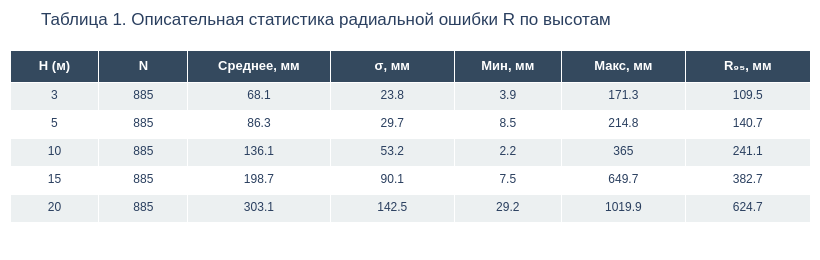

Notebook code cell kept with this figure:
### Markdown cell above
### Описательная статистика

После общего обзора выборки нужно перейти от отдельных измерений к компактным характеристикам ошибки. Для каждой высоты сначала вычисляется среднее значение радиальной ошибки

$$
\bar{R} = \frac{1}{n}\sum_{i=1}^{n} R_i.
$$

Здесь $R_i$ — ошибка в отдельном измерении, $n$ — число измерений в высотной группе. Иными словами, $\bar{R}$ показывает типичный уровень ошибки на данной высоте.

Одного среднего недостаточно: две группы могут иметь близкие средние, но разную устойчивость результата. Поэтому дополнительно рассчитывается стандартное отклонение

$$
\sigma = \sqrt{\frac{1}{n}\sum_{i=1}^{n}(R_i - \bar{R})^2}.
$$

Эта величина показывает, насколько отдельные измерения отклоняются от среднего уровня. Если вместе со средним растёт и $\sigma$, то ухудшается не только точность, но и повторяемость наведения.

### Code cell
desc = (
    df.groupby("H", sort=True)["R"]
    .agg(
        N="count",
        Среднее="mean",
        Ст_откл="std",
        Минимум="min",
        Максимум="max",
        P95=lambda x: x.quantile(0.95)
    )
    .round(1)
)
desc.index.name = "H (м)"
desc.columns = ["N", "Среднее, мм", "σ, мм", "Мин, мм", "Макс, мм", "R₉₅, мм"]

fig = go.Figure(data=[go.Table(
    columnwidth=[50, 50, 80, 70, 60, 70, 70],
    header=dict(
        values=["<b>H (м)</b>"] + [f"<b>{c}</b>" for c in desc.columns],
        fill_color="#34495e", font=dict(color="white", size=13),
        align="center", height=32,
    ),
    cells=dict(
        values=[desc.index.tolist()] + [desc[c].tolist() for c in desc.columns],
        fill_color=[["#ecf0f1", "#ffffff"] * 3],
        font=dict(size=12), align="center", height=28,
    )
)])
fig.update_layout(
    title="Таблица 1. Описательная статистика радиальной ошибки R по высотам",
    width=820, height=260, margin=dict(l=10, r=10, t=50, b=10),
    font=dict(family="Arial"),
)
ALL_FIGS.append(("fig_desc_table", fig))
fig.show()

n_per_h = len(df) // df["H"].nunique()
n_days = df["date"].nunique()
print(f"{n_per_h} измерений на высоту: {n_days} дней × 5 точек × 3 повтора = {n_per_h}")

print("\nОписательная статистика непрерывных ковариат:")
for col, unit in [("V", "м/с"), ("gusts", "м/с"), ("cloud", "%"), ("sat", "шт.")]:
    vals = df[col].dropna()
    print(f"  {col}: среднее = {vals.mean():.1f} {unit}, σ = {vals.std():.1f}, "
          f"диапазон [{vals.min():.1f} – {vals.max():.1f}]")

### Figure 1 — Plotly figure (JSON) as saved in the notebook; plotly's stock layout.template omitted (floating-point values rounded to 4 significant figures)
{"data": [{"cells": {"align": "center", "fill": {"color": [["#ecf0f1", "#ffffff", "#ecf0f1", "#ffffff", "#ecf0f1", "#ffffff"]]}, "font": {"size": 12}, "height": 28, "values": [[3, 5, 10, 15, 20], [885, 885, 885, 885, 885], [68.1, 86.3, 136.1, 198.7, 303.1], [23.8, 29.7, 53.2, 90.1, 142.5], [3.9, 8.5, 2.2, 7.5, 29.2], [171.3, 214.8, 365.0, 649.7, 1020.0], [109.5, 140.7, 241.1, 382.7, 624.7]]}, "columnwidth": [50, 50, 80, 70, 60, 70, 70], "header": {"align": "center", "fill": {"color": "#34495e"}, "font": {"color": "white", "size": 13}, "height": 32, "values": ["<b>H (м)</b>", "<b>N</b>", "<b>Среднее, мм</b>", "<b>σ, мм</b>", "<b>Мин, мм</b>", "<b>Макс, мм</b>", "<b>R₉₅, мм</b>"]}, "type": "table"}], "layout": {"font": {"family": "Arial"}, "height": 260, "margin": {"b": 10, "l": 10, "r": 10, "t": 50}, "title": {"text": "Таблица 1. Описательная статистика радиальной ошибки R по высотам"}, "width": 820}}
